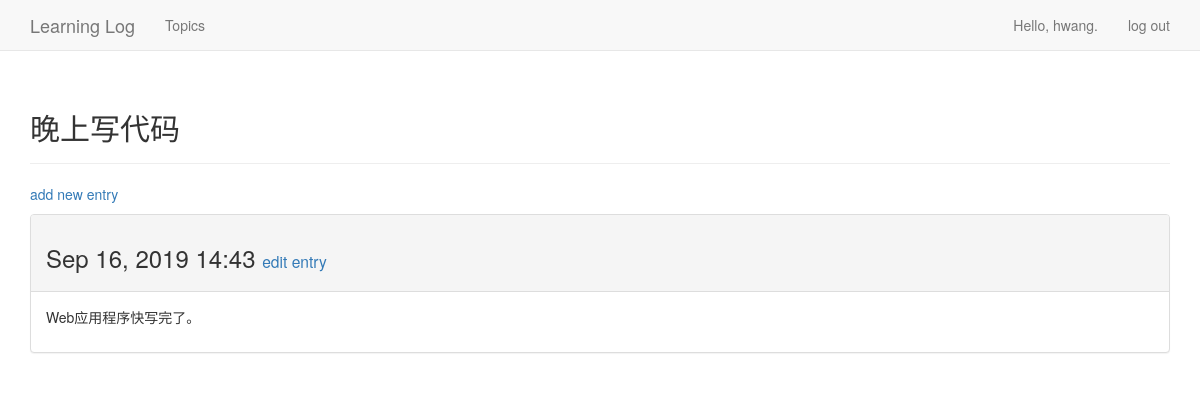
Page /topics/8/ (signed in) on the earlier database version.
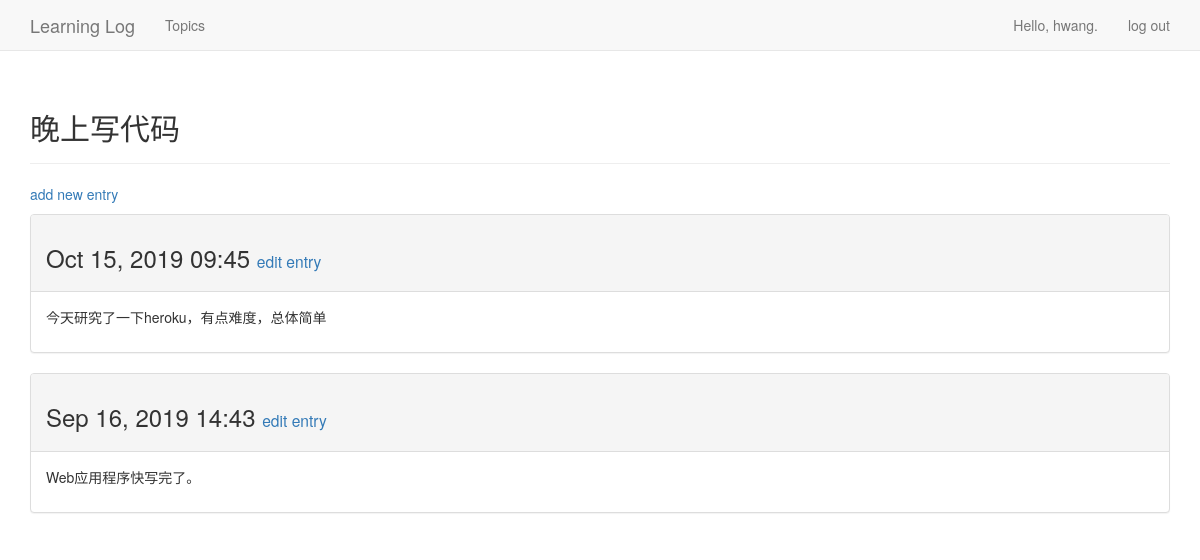
Same page on the later database version.
### learning_logs/models.py (models this page shows, shortened)
class Entry(models.Model):
    topic = models.ForeignKey(Topic, on_delete=models.PROTECT)
    text = models.TextField()
    date_added = models.DateTimeField(auto_now_add=True)
    class Meta:
        verbose_name_plural = 'entries'

### learning_logs/views.py (the view)
# urls.py: url(r'^topics/(?P<topic_id>\d+)/$', views.topic, name='topic'),
@login_required
def topic(request, topic_id):
    topic = get_object_or_404(Topic, id=topic_id)
    check_topic_owner(topic, request)
    entries = topic.entry_set.order_by('-date_added')
    context = {'topic': topic, 'entries': entries}
    return render(request, 'learning_logs/topic.html', context)

### learning_logs/models.py (called while the page is built)
    def __str__(self):
        return self.text

### learning_logs/views.py (called while the page is built)
def check_topic_owner(topic, request):
    if topic.owner != request.user:
        raise Http404

### learning_logs/templates/learning_logs/topic.html
{% extends 'learning_logs/base.html' %}
{% block header %}
  <h2>{{ topic }}</h2>
{% endblock header %}
{% block content %}
  <p>
    <a href="{% url 'learning_logs:new_entry' topic.id %}">add new entry</a>
  </p>
  {% for entry in entries %}
    <div class="panel panel-default">
      <div class="panel-heading">
        <h3>
          {{ entry.date_added|date:'M d, Y H:i' }}
          <small>
            <a href="{% url 'learning_logs:edit_entry' entry.id %}">
                edit entry</a>
          </small>
        </h3>
      </div>
      <div class="panel-body">
        {{ entry.text|linebreaks }}
      </div>
    </div>
  {% empty %}
       There are no entries for this topic yet.
  {% endfor %}
{% endblock content %}

Differences in the rows shown:
added Entry: date_added "Oct 15, 2019 09:45", text "今天研究了一下heroku，有点难度，总体简单"
